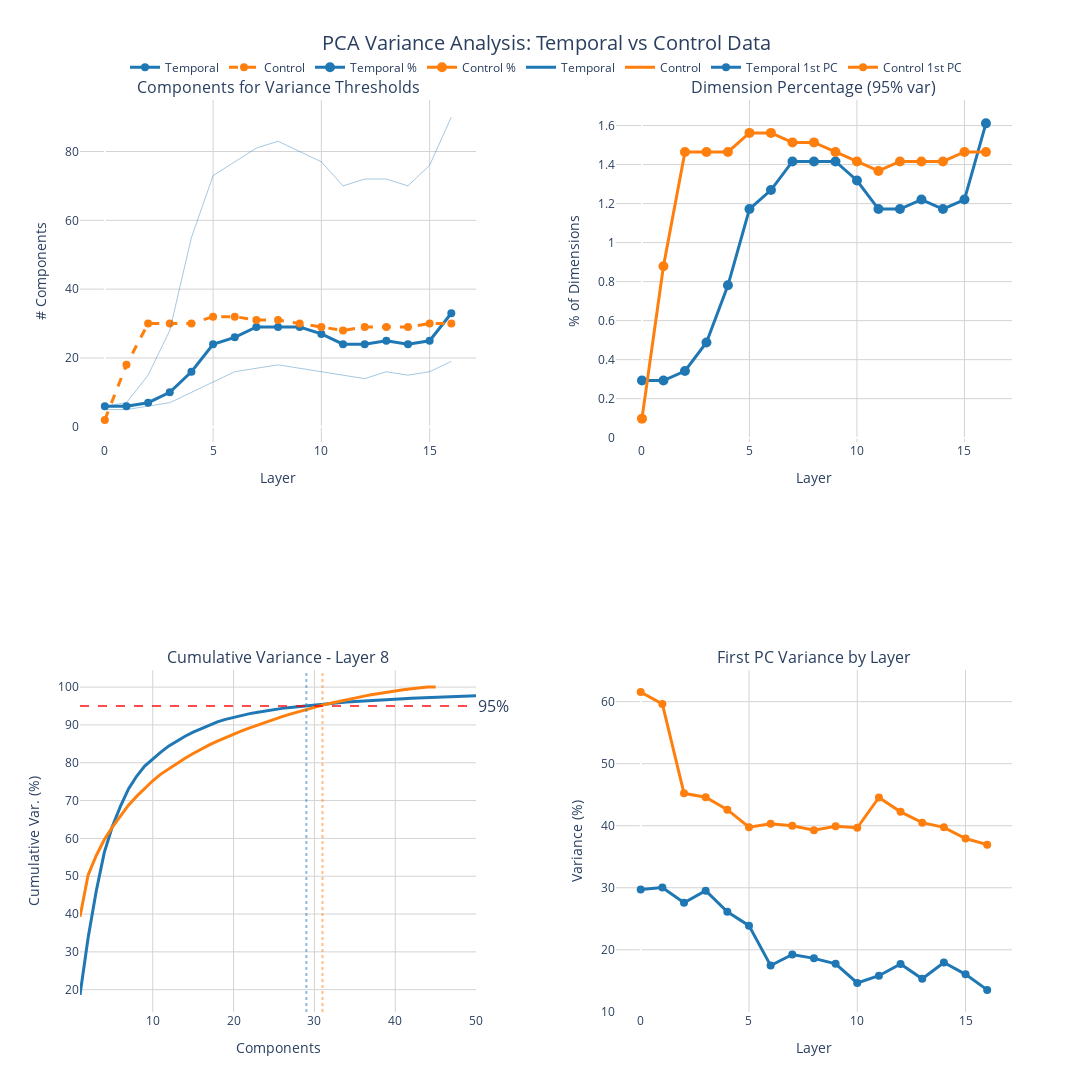

Notebook source saved alongside this figure:
### Code cell
# Create interactive plotly visualization with improved layout
fig = make_subplots(
    rows=2, cols=2,
    subplot_titles=(
        'Components for Variance Thresholds',
        'Dimension Percentage (95% var)',
        'Cumulative Variance - Layer 8',
        'First PC Variance by Layer'
    ),
    vertical_spacing=0.25,  # Increased spacing
    horizontal_spacing=0.15  # Increased spacing
)

# Color scheme for better visual clarity
temporal_color = '#1f77b4'  # Blue
control_color = '#ff7f0e'   # Orange
threshold_colors = {'90': '#2ca02c', '95': '#d62728', '99': '#9467bd'}

# Subplot 1: Components needed - only show 95% threshold for clarity
threshold = 0.95
temporal_components = [temporal_variance_results[l]['components_needed'][threshold] for l in layers]
control_components = [control_variance_results[l]['components_needed'][threshold] for l in layers]

fig.add_trace(
    go.Scatter(x=layers, y=temporal_components, 
               name='Temporal',
               mode='lines+markers',
               line=dict(color=temporal_color, width=3),
               marker=dict(size=8)),
    row=1, col=1
)
fig.add_trace(
    go.Scatter(x=layers, y=control_components, 
               name='Control',
               mode='lines+markers',
               line=dict(color=control_color, width=3, dash='dash'),
               marker=dict(size=8)),
    row=1, col=1
)

# Add shaded regions for 90% and 99% thresholds
for thresh_val, thresh_label in [(0.90, '90%'), (0.99, '99%')]:
    temp_comp = [temporal_variance_results[l]['components_needed'][thresh_val] for l in layers]
    fig.add_trace(
        go.Scatter(x=layers, y=temp_comp,
                   name=f'Temporal {thresh_label}',
                   mode='lines',
                   line=dict(color=temporal_color, width=1),
                   opacity=0.4,
                   showlegend=False),
        row=1, col=1
    )

# Subplot 2: Ratio for 95% variance
fig.add_trace(
    go.Scatter(x=layers, y=summary_df['Temporal_Ratio_95%'] * 100,
               name='Temporal %',
               mode='lines+markers',
               line=dict(color=temporal_color, width=3),
               marker=dict(size=10)),
    row=1, col=2
)
fig.add_trace(
    go.Scatter(x=layers, y=summary_df['Control_Ratio_95%'] * 100,
               name='Control %',
               mode='lines+markers',
               line=dict(color=control_color, width=3),
               marker=dict(size=10)),
    row=1, col=2
)

# Subplot 3: Cumulative variance for middle layer
middle_layer = 8
components = range(1, 51)
temporal_cumvar = temporal_variance_results[middle_layer]['cumulative_variance'][:50] * 100
control_cumvar = control_variance_results[middle_layer]['cumulative_variance'][:50] * 100

fig.add_trace(
    go.Scatter(x=list(components), y=temporal_cumvar,
               name='Temporal',
               mode='lines',
               line=dict(color=temporal_color, width=3)),
    row=2, col=1
)
fig.add_trace(
    go.Scatter(x=list(components), y=control_cumvar,
               name='Control',
               mode='lines',
               line=dict(color=control_color, width=3)),
    row=2, col=1
)

# Add 95% threshold line with annotation
fig.add_hline(y=95, row=2, col=1, 
              line_dash="dash", 
              line_color="red", 
              opacity=0.7,
              annotation_text="95%",
              annotation_position="right")

# Add vertical lines showing where each curve crosses 95%
temp_95_idx = temporal_variance_results[middle_layer]['components_needed'][0.95]
ctrl_95_idx = control_variance_results[middle_layer]['components_needed'][0.95]

fig.add_vline(x=temp_95_idx, row=2, col=1,
              line_dash="dot", 
              line_color=temporal_color, 
              opacity=0.5)
fig.add_vline(x=ctrl_95_idx, row=2, col=1,
              line_dash="dot", 
              line_color=control_color, 
              opacity=0.5)

# Subplot 4: First PC variance
first_pc_temporal = [temporal_variance_results[l]['variance_ratios'][0] * 100 for l in layers]
first_pc_control = [control_variance_results[l]['variance_ratios'][0] * 100 for l in layers]

fig.add_trace(
    go.Scatter(x=layers, y=first_pc_temporal,
               name='Temporal 1st PC',
               mode='lines+markers',
               line=dict(color=temporal_color, width=3),
               marker=dict(size=8)),
    row=2, col=2
)
fig.add_trace(
    go.Scatter(x=layers, y=first_pc_control,
               name='Control 1st PC',
               mode='lines+markers',
               line=dict(color=control_color, width=3),
               marker=dict(size=8)),
    row=2, col=2
)

# Update axes with better formatting
fig.update_xaxes(title_text="Layer", title_font=dict(size=14), row=1, col=1)
fig.update_xaxes(title_text="Layer", title_font=dict(size=14), row=1, col=2)
fig.update_xaxes(title_text="Components", title_font=dict(size=14), row=2, col=1)
fig.update_xaxes(title_text="Layer", title_font=dict(size=14), row=2, col=2)

fig.update_yaxes(title_text="# Components", title_font=dict(size=14), row=1, col=1)
fig.update_yaxes(title_text="% of Dimensions", title_font=dict(size=14), row=1, col=2)
fig.update_yaxes(title_text="Cumulative Var. (%)", title_font=dict(size=14), row=2, col=1)
fig.update_yaxes(title_text="Variance (%)", title_font=dict(size=14), row=2, col=2)

# Update layout with improved styling
fig.update_layout(
    height=1100,  # Increased height
    width=1200,   # Set width for better proportions
    showlegend=True,
    legend=dict(
        orientation="h",
        yanchor="bottom",
        y=1.02,
        xanchor="center",
        x=0.5,
        font=dict(size=12)
    ),
    title=dict(
        text="PCA Variance Analysis: Temporal vs Control Data",
        font=dict(size=20),
        x=0.5,
        xanchor='center'
    ),
    hovermode='x unified',
    plot_bgcolor='white',
    font=dict(size=12)
)

# Update subplot titles font size
for annotation in fig['layout']['annotations']:
    annotation['font'] = dict(size=16)

# Add grid lines for better readability
fig.update_xaxes(showgrid=True, gridwidth=1, gridcolor='lightgray')
fig.update_yaxes(showgrid=True, gridwidth=1, gridcolor='lightgray')

# Save interactive plot
fig.write_html('../../../results/html/variance_explained_interactive.html')
fig.show()

### Figure 1 — Plotly figure (JSON) as saved in the notebook; plotly's stock layout.template omitted (floating-point values rounded to 4 significant figures)
{"data": [{"line": {"color": "#1f77b4", "width": 3}, "marker": {"size": 8}, "mode": "lines+markers", "name": "Temporal", "type": "scatter", "x": [0, 1, 2, 3, 4, 5, 6, 7, 8, 9, 10, 11, 12, 13, 14, 15, 16], "xaxis": "x", "y": [6, 6, 7, 10, 16, 24, 26, 29, 29, 29, 27, 24, 24, 25, 24, 25, 33], "yaxis": "y"}, {"line": {"color": "#ff7f0e", "dash": "dash", "width": 3}, "marker": {"size": 8}, "mode": "lines+markers", "name": "Control", "type": "scatter", "x": [0, 1, 2, 3, 4, 5, 6, 7, 8, 9, 10, 11, 12, 13, 14, 15, 16], "xaxis": "x", "y": [2, 18, 30, 30, 30, 32, 32, 31, 31, 30, 29, 28, 29, 29, 29, 30, 30], "yaxis": "y"}, {"line": {"color": "#1f77b4", "width": 1}, "mode": "lines", "name": "Temporal 90%", "opacity": 0.4, "showlegend": false, "type": "scatter", "x": [0, 1, 2, 3, 4, 5, 6, 7, 8, 9, 10, 11, 12, 13, 14, 15, 16], "xaxis": "x", "y": [5, 5, 6, 7, 10, 13, 16, 17, 18, 17, 16, 15, 14, 16, 15, 16, 19], "yaxis": "y"}, {"line": {"color": "#1f77b4", "width": 1}, "mode": "lines", "name": "Temporal 99%", "opacity": 0.4, "showlegend": false, "type": "scatter", "x": [0, 1, 2, 3, 4, 5, 6, 7, 8, 9, 10, 11, 12, 13, 14, 15, 16], "xaxis": "x", "y": [6, 7, 15, 28, 55, 73, 77, 81, 83, 80, 77, 70, 72, 72, 70, 76, 90], "yaxis": "y"}, {"line": {"color": "#1f77b4", "width": 3}, "marker": {"size": 10}, "mode": "lines+markers", "name": "Temporal %", "type": "scatter", "x": [0, 1, 2, 3, 4, 5, 6, 7, 8, 9, 10, 11, 12, 13, 14, 15, 16], "xaxis": "x2", "y": [0.293, 0.293, 0.3418, 0.4883, 0.7812, 1.172, 1.27, 1.416, 1.416, 1.416, 1.318, 1.172, 1.172, 1.221, 1.172, 1.221, 1.611], "yaxis": "y2"}, {"line": {"color": "#ff7f0e", "width": 3}, "marker": {"size": 10}, "mode": "lines+markers", "name": "Control %", "type": "scatter", "x": [0, 1, 2, 3, 4, 5, 6, 7, 8, 9, 10, 11, 12, 13, 14, 15, 16], "xaxis": "x2", "y": [0.09766, 0.8789, 1.465, 1.465, 1.465, 1.562, 1.562, 1.514, 1.514, 1.465, 1.416, 1.367, 1.416, 1.416, 1.416, 1.465, 1.465], "yaxis": "y2"}, {"line": {"color": "#1f77b4", "width": 3}, "mode": "lines", "name": "Temporal", "type": "scatter", "x": [1, 2, 3, 4, 5, 6, 7, 8, 9, 10, 11, 12, 13, 14, 15, 16, 17, 18, 19, 20, 21, 22, 23, 24, 25, 26, 27, 28, 29, 30, 31, 32, 33, 34, 35, 36, 37, 38, 39, 40, 41, 42, 43, 44, 45, 46, 47, 48, 49, 50], "xaxis": "x3", "y": [18.62, 33.68, 45.95, 56.23, 63.15, 68.47, 73.07, 76.42, 79.13, 81.06, 82.81, 84.45, 85.82, 87.0, 88.09, 89.07, 89.99, 90.81, 91.47, 92.0, 92.51, 92.99, 93.38, 93.74, 94.09, 94.38, 94.63, 94.87, 95.09, 95.31, 95.5, 95.69, 95.88, 96.05, 96.2, 96.34, 96.47, 96.6, 96.72, 96.84, 96.94, 97.04, 97.14, 97.23, 97.32, 97.41, 97.48, 97.56, 97.64, 97.71], "yaxis": "y3"}, {"line": {"color": "#ff7f0e", "width": 3}, "mode": "lines", "name": "Control", "type": "scatter", "x": [1, 2, 3, 4, 5, 6, 7, 8, 9, 10, 11, 12, 13, 14, 15, 16, 17, 18, 19, 20, 21, 22, 23, 24, 25, 26, 27, 28, 29, 30, 31, 32, 33, 34, 35, 36, 37, 38, 39, 40, 41, 42, 43, 44, 45, 46, 47, 48, 49, 50], "xaxis": "x3", "y": [39.28, 50.27, 55.43, 59.64, 62.95, 65.99, 68.79, 71.1, 73.29, 75.23, 76.99, 78.48, 79.91, 81.21, 82.44, 83.62, 84.71, 85.74, 86.69, 87.55, 88.4, 89.22, 90.0, 90.76, 91.5, 92.2, 92.87, 93.49, 94.09, 94.66, 95.23, 95.75, 96.25, 96.72, 97.15, 97.56, 97.96, 98.32, 98.67, 98.98, 99.27, 99.55, 99.78, 100.0, 100.0], "yaxis": "y3"}, {"line": {"color": "#1f77b4", "width": 3}, "marker": {"size": 8}, "mode": "lines+markers", "name": "Temporal 1st PC", "type": "scatter", "x": [0, 1, 2, 3, 4, 5, 6, 7, 8, 9, 10, 11, 12, 13, 14, 15, 16], "xaxis": "x4", "y": [29.71, 30.05, 27.57, 29.53, 26.13, 23.9, 17.45, 19.24, 18.62, 17.74, 14.65, 15.82, 17.72, 15.33, 17.95, 16.04, 13.54], "yaxis": "y4"}, {"line": {"color": "#ff7f0e", "width": 3}, "marker": {"size": 8}, "mode": "lines+markers", "name": "Control 1st PC", "type": "scatter", "x": [0, 1, 2, 3, 4, 5, 6, 7, 8, 9, 10, 11, 12, 13, 14, 15, 16], "xaxis": "x4", "y": [61.54, 59.64, 45.22, 44.59, 42.58, 39.76, 40.31, 40.0, 39.28, 39.91, 39.67, 44.55, 42.24, 40.49, 39.74, 37.93, 36.95], "yaxis": "y4"}], "layout": {"annotations": [{"font": {"size": 16}, "showarrow": false, "text": "Components for Variance Thresholds", "x": 0.2125, "xanchor": "center", "xref": "paper", "y": 1, "yanchor": "bottom", "yref": "paper"}, {"font": {"size": 16}, "showarrow": false, "text": "Dimension Percentage (95% var)", "x": 0.7875, "xanchor": "center", "xref": "paper", "y": 1, "yanchor": "bottom", "yref": "paper"}, {"font": {"size": 16}, "showarrow": false, "text": "Cumulative Variance - Layer 8", "x": 0.2125, "xanchor": "center", "xref": "paper", "y": 0.375, "yanchor": "bottom", "yref": "paper"}, {"font": {"size": 16}, "showarrow": false, "text": "First PC Variance by Layer", "x": 0.7875, "xanchor": "center", "xref": "paper", "y": 0.375, "yanchor": "bottom", "yref": "paper"}, {"font": {"size": 16}, "showarrow": false, "text": "95%", "x": 1, "xanchor": "left", "xref": "x3 domain", "y": 95, "yanchor": "middle", "yref": "y3"}], "font": {"size": 12}, "height": 1100, "hovermode": "x unified", "legend": {"font": {"size": 12}, "orientation": "h", "x": 0.5, "xanchor": "center", "y": 1.02, "yanchor": "bottom"}, "plot_bgcolor": "white", "shapes": [{"line": {"color": "red", "dash": "dash"}, "opacity": 0.7, "type": "line", "x0": 0, "x1": 1, "xref": "x3 domain", "y0": 95, "y1": 95, "yref": "y3"}, {"line": {"color": "#1f77b4", "dash": "dot"}, "opacity": 0.5, "type": "line", "x0": 29, "x1": 29, "xref": "x3", "y0": 0, "y1": 1, "yref": "y3 domain"}, {"line": {"color": "#ff7f0e", "dash": "dot"}, "opacity": 0.5, "type": "line", "x0": 31, "x1": 31, "xref": "x3", "y0": 0, "y1": 1, "yref": "y3 domain"}], "showlegend": true, "title": {"font": {"size": 20}, "text": "PCA Variance Analysis: Temporal vs Control Data", "x": 0.5, "xanchor": "center"}, "width": 1200, "xaxis": {"anchor": "y", "domain": [0, 0.425], "gridcolor": "lightgray", "gridwidth": 1, "showgrid": true, "title": {"font": {"size": 14}, "text": "Layer"}}, "xaxis2": {"anchor": "y2", "domain": [0.575, 1], "gridcolor": "lightgray", "gridwidth": 1, "showgrid": true, "title": {"font": {"size": 14}, "text": "Layer"}}, "xaxis3": {"anchor": "y3", "domain": [0, 0.425], "gridcolor": "lightgray", "gridwidth": 1, "showgrid": true, "title": {"font": {"size": 14}, "text": "Components"}}, "xaxis4": {"anchor": "y4", "domain": [0.575, 1], "gridcolor": "lightgray", "gridwidth": 1, "showgrid": true, "title": {"font": {"size": 14}, "text": "Layer"}}, "yaxis": {"anchor": "x", "domain": [0.625, 1], "gridcolor": "lightgray", "gridwidth": 1, "showgrid": true, "title": {"font": {"size": 14}, "text": "# Components"}}, "yaxis2": {"anchor": "x2", "domain": [0.625, 1], "gridcolor": "lightgray", "gridwidth": 1, "showgrid": true, "title": {"font": {"size": 14}, "text": "% of Dimensions"}}, "yaxis3": {"anchor": "x3", "domain": [0, 0.375], "gridcolor": "lightgray", "gridwidth": 1, "showgrid": true, "title": {"font": {"size": 14}, "text": "Cumulative Var. (%)"}}, "yaxis4": {"anchor": "x4", "domain": [0, 0.375], "gridcolor": "lightgray", "gridwidth": 1, "showgrid": true, "title": {"font": {"size": 14}, "text": "Variance (%)"}}}}
